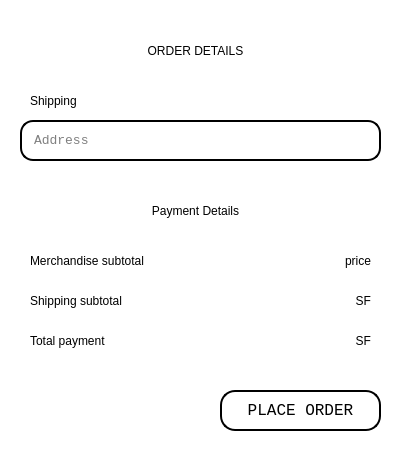
<?xml version="1.0" encoding="UTF-8"?>
<ui version="4.0">
 <class>orderDetail</class>
 <widget class="QWidget" name="orderDetail">
  <property name="geometry">
   <rect>
    <x>0</x>
    <y>0</y>
    <width>400</width>
    <height>456</height>
   </rect>
  </property>
  <property name="windowTitle">
   <string>Form</string>
  </property>
  <property name="styleSheet">
   <string notr="true">background-color: rgb(255, 255, 255);
font: 12pt &quot;Consolas&quot;;
color: rgb(0, 0, 0);</string>
  </property>
  <widget class="QLabel" name="label">
   <property name="geometry">
    <rect>
     <x>60</x>
     <y>30</y>
     <width>271</width>
     <height>41</height>
    </rect>
   </property>
   <property name="styleSheet">
    <string notr="true">font: 20pt &quot;Consolas&quot;;</string>
   </property>
   <property name="text">
    <string>ORDER DETAILS</string>
   </property>
   <property name="alignment">
    <set>Qt::AlignCenter</set>
   </property>
  </widget>
  <widget class="QLabel" name="label_2">
   <property name="geometry">
    <rect>
     <x>30</x>
     <y>90</y>
     <width>91</width>
     <height>21</height>
    </rect>
   </property>
   <property name="text">
    <string>Shipping</string>
   </property>
  </widget>
  <widget class="QLineEdit" name="lineEdit">
   <property name="geometry">
    <rect>
     <x>20</x>
     <y>120</y>
     <width>361</width>
     <height>41</height>
    </rect>
   </property>
   <property name="font">
    <font>
     <family>Consolas</family>
     <pointsize>10</pointsize>
     <weight>50</weight>
     <italic>false</italic>
     <bold>false</bold>
    </font>
   </property>
   <property name="styleSheet">
    <string notr="true">border: 2px solid black;
border-radius:  13px; 
background-color: rgb(255, 255, 255);
color: rgb(0, 0, 0);
font: 10pt &quot;Consolas&quot;;
padding-left: 10px;</string>
   </property>
   <property name="locale">
    <locale language="Chinese" country="Taiwan"/>
   </property>
   <property name="placeholderText">
    <string>Address</string>
   </property>
  </widget>
  <widget class="QLabel" name="label_4">
   <property name="geometry">
    <rect>
     <x>60</x>
     <y>190</y>
     <width>271</width>
     <height>41</height>
    </rect>
   </property>
   <property name="styleSheet">
    <string notr="true">font: 20pt &quot;Consolas&quot;;</string>
   </property>
   <property name="text">
    <string>Payment Details</string>
   </property>
   <property name="alignment">
    <set>Qt::AlignCenter</set>
   </property>
  </widget>
  <widget class="QLabel" name="label_3">
   <property name="geometry">
    <rect>
     <x>30</x>
     <y>250</y>
     <width>211</width>
     <height>21</height>
    </rect>
   </property>
   <property name="styleSheet">
    <string notr="true">font: 75 12pt &quot;Consolas&quot;;</string>
   </property>
   <property name="text">
    <string>Merchandise subtotal</string>
   </property>
  </widget>
  <widget class="QLabel" name="label_subtotal">
   <property name="geometry">
    <rect>
     <x>280</x>
     <y>250</y>
     <width>91</width>
     <height>21</height>
    </rect>
   </property>
   <property name="styleSheet">
    <string notr="true">font: 75 12pt &quot;Consolas&quot;;</string>
   </property>
   <property name="text">
    <string>price</string>
   </property>
   <property name="alignment">
    <set>Qt::AlignRight|Qt::AlignTrailing|Qt::AlignVCenter</set>
   </property>
  </widget>
  <widget class="QLabel" name="label_5">
   <property name="geometry">
    <rect>
     <x>30</x>
     <y>290</y>
     <width>211</width>
     <height>21</height>
    </rect>
   </property>
   <property name="text">
    <string>Shipping subtotal</string>
   </property>
  </widget>
  <widget class="QLabel" name="label_SF">
   <property name="geometry">
    <rect>
     <x>280</x>
     <y>290</y>
     <width>91</width>
     <height>21</height>
    </rect>
   </property>
   <property name="text">
    <string>SF</string>
   </property>
   <property name="alignment">
    <set>Qt::AlignRight|Qt::AlignTrailing|Qt::AlignVCenter</set>
   </property>
  </widget>
  <widget class="QLabel" name="label_6">
   <property name="geometry">
    <rect>
     <x>30</x>
     <y>330</y>
     <width>211</width>
     <height>21</height>
    </rect>
   </property>
   <property name="styleSheet">
    <string notr="true">font: 75 14pt &quot;Consolas&quot;;</string>
   </property>
   <property name="text">
    <string>Total payment</string>
   </property>
  </widget>
  <widget class="QLabel" name="label_total">
   <property name="geometry">
    <rect>
     <x>280</x>
     <y>330</y>
     <width>91</width>
     <height>21</height>
    </rect>
   </property>
   <property name="styleSheet">
    <string notr="true">font: 75 14pt &quot;Consolas&quot;;</string>
   </property>
   <property name="text">
    <string>SF</string>
   </property>
   <property name="alignment">
    <set>Qt::AlignRight|Qt::AlignTrailing|Qt::AlignVCenter</set>
   </property>
  </widget>
  <widget class="QPushButton" name="pushButton_place">
   <property name="geometry">
    <rect>
     <x>220</x>
     <y>390</y>
     <width>161</width>
     <height>41</height>
    </rect>
   </property>
   <property name="font">
    <font>
     <family>Consolas</family>
     <pointsize>12</pointsize>
     <weight>50</weight>
     <italic>false</italic>
     <bold>false</bold>
    </font>
   </property>
   <property name="focusPolicy">
    <enum>Qt::ClickFocus</enum>
   </property>
   <property name="autoFillBackground">
    <bool>false</bool>
   </property>
   <property name="styleSheet">
    <string notr="true">color: rgb(0, 0, 0);
background-color: rgba(255, 255, 255, 0);
border: 2px solid black;
border-radius:  15px; </string>
   </property>
   <property name="text">
    <string>PLACE ORDER</string>
   </property>
   <property name="iconSize">
    <size>
     <width>20</width>
     <height>20</height>
    </size>
   </property>
   <property name="autoDefault">
    <bool>false</bool>
   </property>
   <property name="default">
    <bool>false</bool>
   </property>
   <property name="flat">
    <bool>true</bool>
   </property>
  </widget>
 </widget>
 <resources/>
 <connections/>
</ui>
